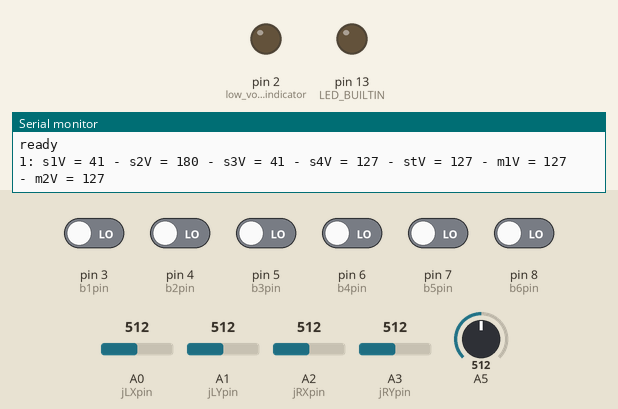
This sketch was run on a simulated Arduino Uno, built with avr-gcc and run on an emulated ATmega328P. Shown: output pins drawn as LEDs (lit = HIGH), the last lines printed to the serial monitor. The test bench sets the inputs (shaded band); at power-on: pin 3 (b1pin), pin 4 (b2pin), pin 5 (b3pin), pin 6 (b4pin), pin 7 (b5pin), pin 8 (b6pin) LOW, A0 (jLXpin) = 512, A1 (jLYpin) = 512, A2 (jRXpin) = 512, A3 (jRYpin) = 512, A5 = 512. No radio packets arrive unless stated.

Above: at 0.1 s.
At 1.2 s:
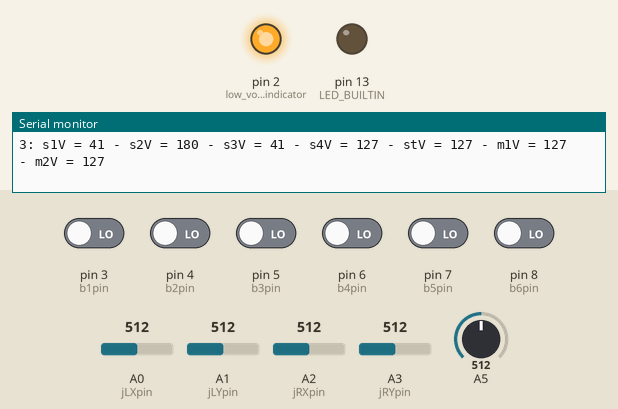
1.3 s: A0 (jLXpin) set to 478
2.8 s: A0 (jLXpin) set to 469
5.8 s: A1 (jLYpin) set to 904
8.8 s: A1 (jLYpin) set to 928
11.8 s: A2 (jRXpin) set to 894
14.8 s: A2 (jRXpin) set to 929
Timing chart, 0 to 17.8 s (numbered marks = the images above; inputs shaded):
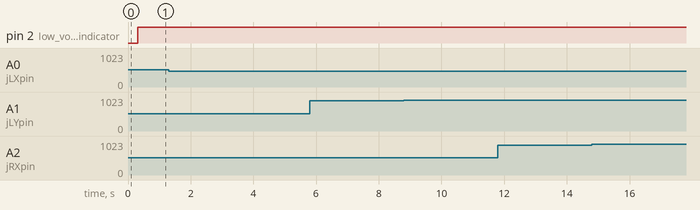

The sketch:

Brendatron_transmit.ino
```cpp
#include <RH_ASK.h>
#include <SPI.h>

RH_ASK transmitter;

const int b1pin = 3;
const int b2pin = 4;
const int b3pin = 5;
const int b4pin = 6;
const int b5pin = 7;
const int b6pin = 8;

const int jLXpin = A0;
const int jLYpin = A1;
const int jRXpin = A2;
const int jRYpin = A3;

struct dataPackage {
  byte ctr;
  byte s1V;
  byte s2V;
  byte s3V;
  byte s4V;
  byte stV;
  byte m1V;
  byte m2V;
}data;

byte tx_buf[sizeof(data)] = {0};

//button control speeds
#define s1stp 10
#define s2stp 10
#define s3stp 10

//joystick dead zones
#define jLXZeroMax 570
#define jLXZeroMin 470
#define jLYZeroMax 570
#define jLYZeroMin 470
#define jRXZeroMax 570
#define jRXZeroMin 470
#define jRYZeroMax 570
#define jRYZeroMin 470

//joystick analog ranges
#define jLXMax 910
#define jLXMin 160
#define jLYMax 910
#define jLYMin 160
#define jRXMax 910
#define jRXMin 160
#define jRYMax 910
#define jRYMin 160

bool trns;
bool trns0;

void setup() {
  Serial.begin(9600);
  Serial.println("ready");

  pinMode(LED_BUILTIN, OUTPUT);
  pinMode(2, OUTPUT); //low voltage indicator

  while(!transmitter.init()) {
    digitalWrite(LED_BUILTIN, HIGH);
    delay(500);
    digitalWrite(LED_BUILTIN, LOW);
    delay(500);
  }

  pinMode(b1pin, INPUT);
  pinMode(b2pin, INPUT);
  pinMode(b3pin, INPUT);
  pinMode(b4pin, INPUT);
  pinMode(b5pin, INPUT);
  pinMode(b6pin, INPUT);

  data.ctr = 0;
  data.s1V = map(30, 0, 180, 0, 250); //set claw start position
  data.s2V = map(130, 0, 180, 0, 250); //set wrist start position
  data.s3V = map(30, 0, 180, 0, 250); //set fore arm
  //data.s4V = 100/*map(140, 0, 180, 0, 250)*/; //set upper arm

  delay(50);
}

void loop() {
  input();
  if(!trns && trns0) {
    for(int i = 0; i < 3; i++) {
      transmit();
      //delay(5);
    }
  }
  else if(trns || trns0) {
    transmit();
  }
  else {
    delay(50);
  }

  if((((float)map(analogRead(A5), 0, 1024, 0, 500)/100)*(4.7+4.7)/4.7) < 7) {
    digitalWrite(2, HIGH);
  } else {
    digitalWrite(2, LOW);
  }
}

void input() {

  trns = false;
  trns0 = false;

  if(digitalRead(b1pin) == HIGH && data.s1V < 250 - s1stp) {
    data.s1V = data.s1V + s1stp;
    trns = true;
  }
  else if(digitalRead(b2pin) == HIGH && data.s1V > 0 + s1stp) {
    data.s1V = data.s1V - s1stp;
    trns = true;
  }
  if(digitalRead(b3pin) == HIGH && data.s2V < 250 - s1stp) {
    data.s2V = data.s2V + s2stp;
    trns = true;
  }
  else if(digitalRead(b4pin) == HIGH && data.s2V > 0 + s1stp) {
    data.s2V = data.s2V - s2stp;
    trns = true;
  }
  if(digitalRead(b5pin) == HIGH && data.s3V < 250 - s1stp) {
    data.s3V = data.s3V + s3stp;
    trns = true;
  }
  else if(digitalRead(b6pin) == HIGH && data.s3V > 0 + s1stp) {
    data.s3V = data.s3V - s3stp;
    trns = true;
  }
  if(analogRead(jLXpin) < jLXZeroMin  || analogRead(jLXpin) > jLXZeroMax) {
    data.s4V = map(analogRead(jLXpin), jLXMin, jLXMax, 0, 255);
    trns = true;
  }
  else if(data.s4V < map(jLXZeroMin, jLXMin, jLXMax, 0, 255) || data.s4V > map(jLXZeroMax, jLXMin, jLXMax, 0, 255)) {
    data.s4V = 255/2;
    trns0 = true;
  }
  if(analogRead(jLYpin) < jLYZeroMin  || analogRead(jLYpin) > jLYZeroMax) {
    data.stV = map(analogRead(jLYpin), jLYMin, jLYMax, 0, 255);
    trns = true;
  }
  else if(data.stV < map(jLYZeroMin, jLYMin, jLYMax, 0, 255) || data.stV > map(jLYZeroMax, jLYMin, jLYMax, 0, 255)) {
    data.stV = 255/2;
    trns0 = true;
  }
  if(analogRead(jRXpin) < jRXZeroMin  || analogRead(jRXpin) > jRXZeroMax) {
    data.m1V = map(analogRead(jRXpin), jRXMin, jRXMax, 0, 255);
    trns = true;
  }
  else if(data.m1V < map(jRXZeroMin, jRXMin, jRXMax, 0, 255) || data.m1V > map(jRXZeroMax, jRXMin, jRXMax, 0, 255)) {
    data.m1V = 255/2;
    trns0 = true;
  }
  if(analogRead(jRYpin) < jRYZeroMin  || analogRead(jRYpin) > jRYZeroMax) {
    data.m2V = map(analogRead(jRYpin), jRYMin, jRYMax, 0, 255);
    trns = true;
  }
  else if(data.m2V < map(jRYZeroMin, jRYMin, jRYMax, 0, 255) || data.m2V > map(jRYZeroMax, jRYMin, jRYMax, 0, 255)) {
    data.m2V = 255/2;
    trns0 = true;
  }
}

void transmit() {
  /*
  Serial.print(": jLX = ");
  Serial.print(analogRead(jLXpin));
  Serial.print(" - jLY = ");
  Serial.print(analogRead(jLYpin));
  Serial.print(" - jRX = ");
  Serial.print(analogRead(jRXpin));
  Serial.print(" - jRY = ");
  Serial.println(analogRead(jRYpin));
  */
  data.ctr++;
  Serial.print(data.ctr);
  Serial.print(": s1V = ");
  Serial.print(data.s1V);
  Serial.print(" - s2V = ");
  Serial.print(data.s2V);
  Serial.print(" - s3V = ");
  Serial.print(data.s3V);
  Serial.print(" - s4V = ");
  Serial.print(data.s4V);
  Serial.print(" - stV = ");
  Serial.print(data.stV);
  Serial.print(" - m1V = ");
  Serial.print(data.m1V);
  Serial.print(" - m2V = ");
  Serial.println(data.m2V);

  memcpy(tx_buf, &data, sizeof(data));
  byte zize = sizeof(data);
  transmitter.send((uint8_t *)tx_buf, zize);
  transmitter.waitPacketSent();

  //delay(20);
}
```

Measured:
- after the input at 1.3 s, every drawn part: stays the same
